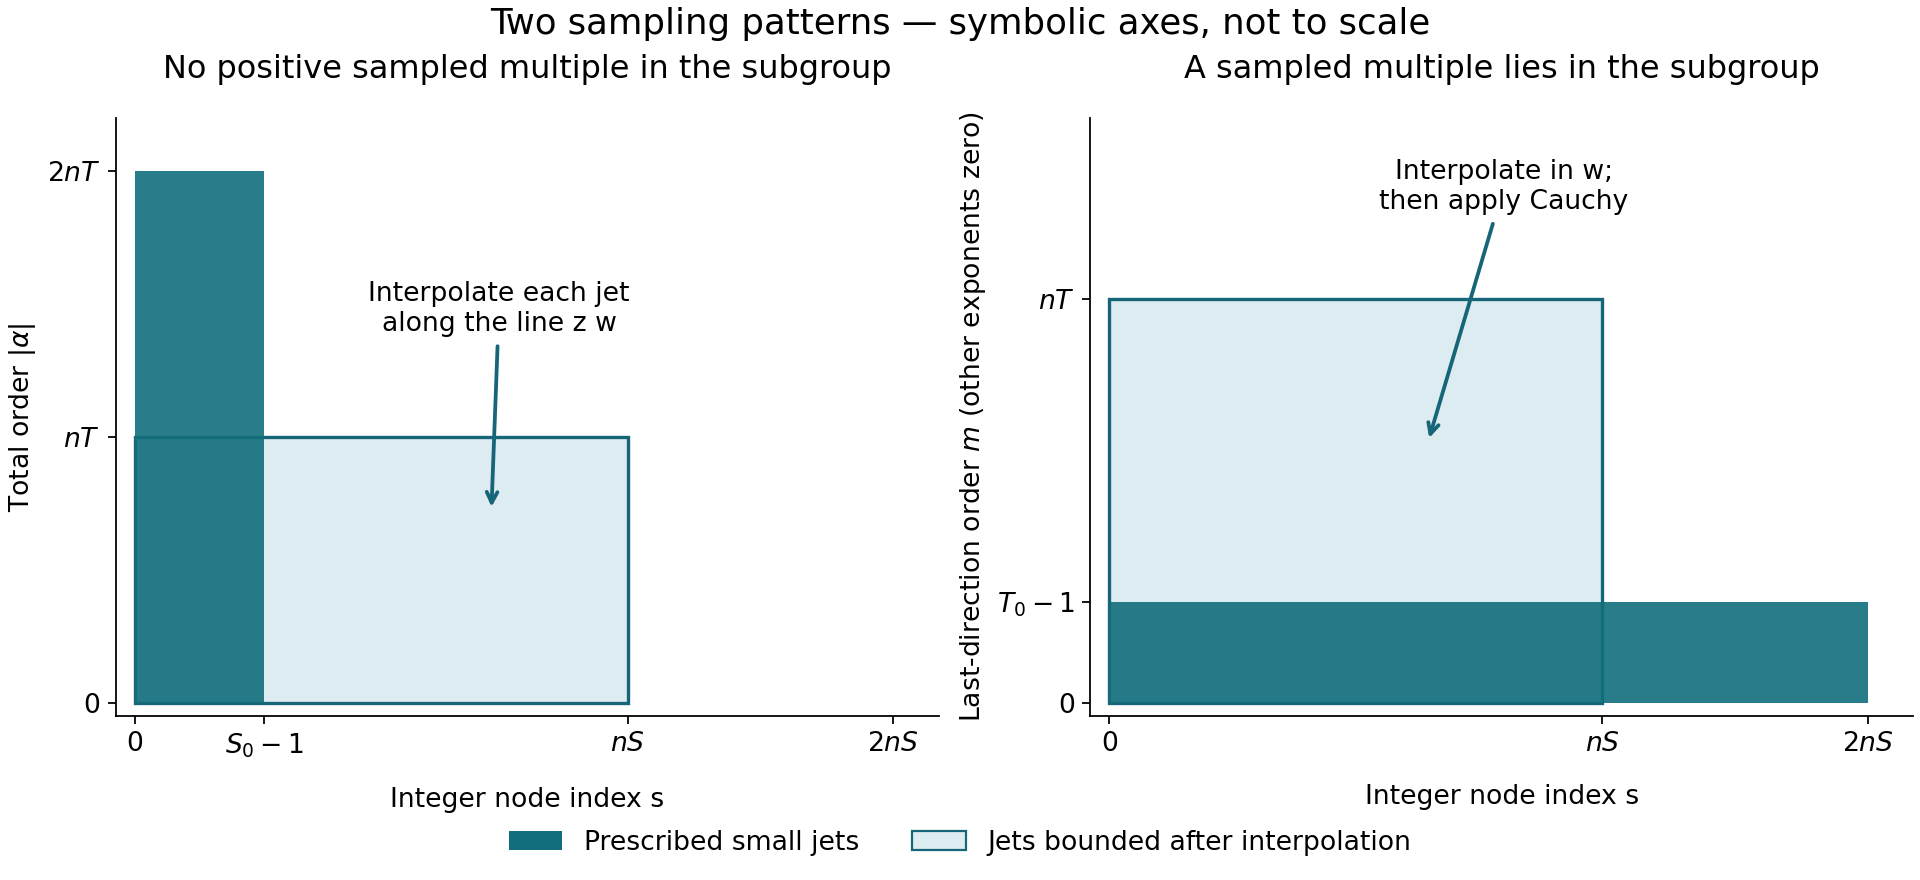

The script that drew this image:
"""Symbolic index-set diagram for the two interpolation arguments."""
from pathlib import Path
import matplotlib
matplotlib.use('Agg')
import matplotlib.pyplot as plt
from matplotlib.patches import Rectangle, Patch

plt.rcParams.update({'font.size':12,'font.family':'DejaVu Sans',
                     'axes.spines.top':False,'axes.spines.right':False})
fig, axes=plt.subplots(1,2,figsize=(12,5.5),layout='constrained')
dark='#126e7c'; pale='#dcecf0'; boundary='#176579'
for ax in axes:
    ax.set_xlim(-.025,1.06);ax.set_ylim(-.025,1.10)
    ax.set_xlabel('Integer node index s',labelpad=12)
    ax.grid(False)

ax=axes[0]
ax.add_patch(Rectangle((0,0),.65,.5,facecolor=pale,edgecolor=boundary,lw=1.5))
ax.add_patch(Rectangle((0,0),.17,1,facecolor=dark,alpha=.9))
ax.set_xticks([0,.17,.65,1],['0',r'$S_0-1$',r'$nS$',r'$2nS$'])
ax.set_yticks([0,.5,1],['0',r'$nT$',r'$2nT$'])
ax.set_ylabel(r'Total order $|\alpha|$')
ax.set_title('No positive sampled multiple in the subgroup',pad=18)
ax.annotate('Interpolate each jet\nalong the line z w',xy=(.47,.36),
            xytext=(.48,.74),ha='center',va='center',
            arrowprops={'arrowstyle':'->','color':boundary,'lw':1.7})

ax=axes[1]
ax.add_patch(Rectangle((0,0),.65,.76,facecolor=pale,edgecolor=boundary,lw=1.5))
ax.add_patch(Rectangle((0,0),1,.19,facecolor=dark,alpha=.9))
ax.set_xticks([0,.65,1],['0',r'$nS$',r'$2nS$'])
ax.set_yticks([0,.19,.76],['0',r'$T_0-1$',r'$nT$'])
ax.set_ylabel(r'Last-direction order $m$ (other exponents zero)')
ax.set_title('A sampled multiple lies in the subgroup',pad=18)
ax.annotate('Interpolate in w;\nthen apply Cauchy',xy=(.42,.49),
            xytext=(.52,.97),ha='center',va='center',
            arrowprops={'arrowstyle':'->','color':boundary,'lw':1.7})

fig.legend(handles=[Patch(facecolor=dark,label='Prescribed small jets'),
                    Patch(facecolor=pale,edgecolor=boundary,label='Jets bounded after interpolation')],
           loc='outside lower center',ncol=2,frameon=False)
fig.suptitle('Two sampling patterns — symbolic axes, not to scale',fontsize=16)
fig.savefig(Path(__file__).with_suffix('.png'),dpi=160)
plt.close(fig)
